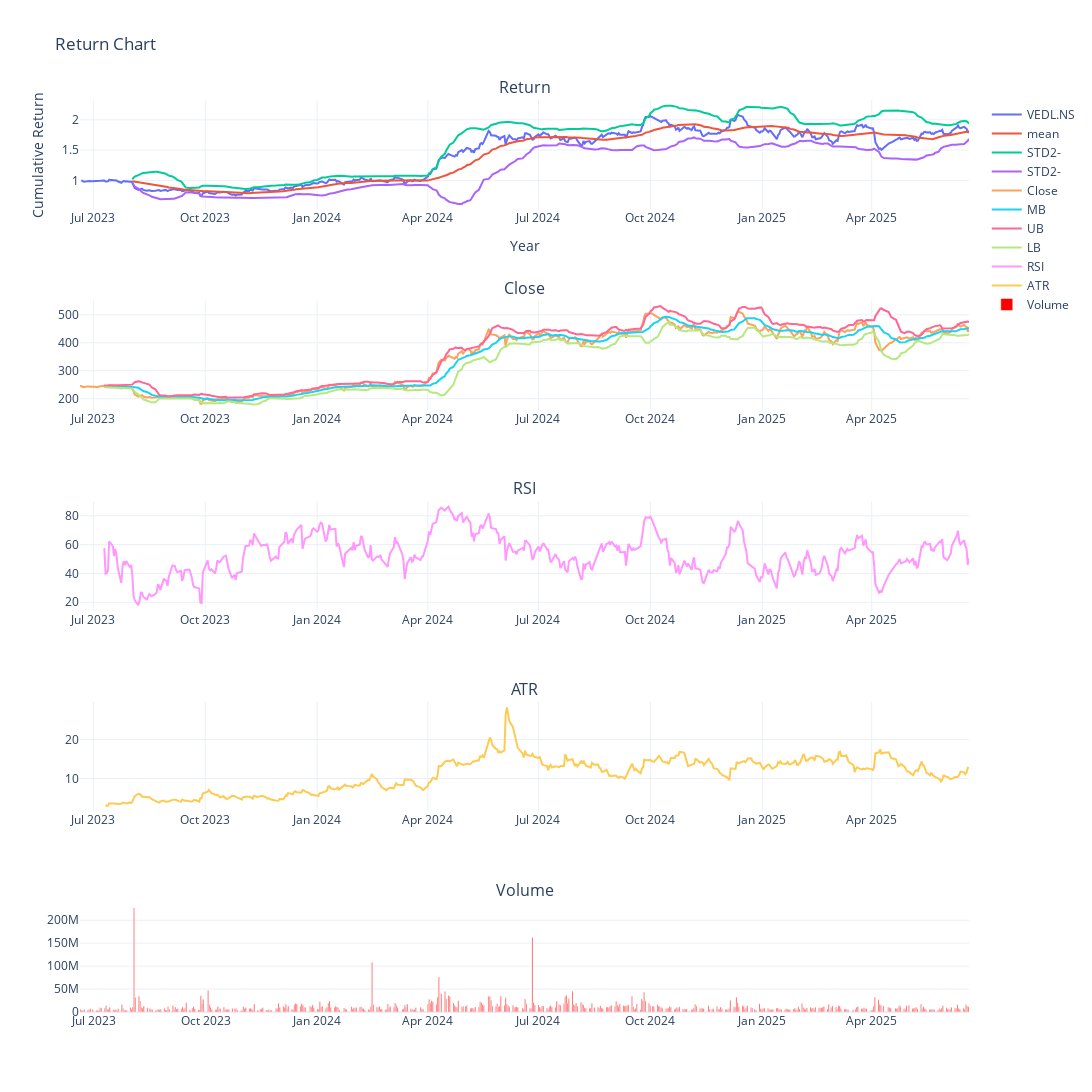

Notebook cell for this chart:
### Code cell
# Create a line chart
from plotly.subplots import make_subplots
import plotly.graph_objects as go
# fig = go.Figure()

fig = make_subplots(
    rows=5, cols=1,
    subplot_titles=("Return", "Close", "RSI", "ATR", "Volume"))





# Add multiple lines (traces) to the figure
for key in data:
    fig.add_trace(go.Scatter(
        x=data[key].index,
        y=data[key]['cum_rtn'],
        mode='lines',  # Set the mode to 'lines' for a line chart
        name=key# Use the name for each line from the dictionary
    ),  row=1, col=1,)

for key in data:
    fig.add_trace(go.Scatter(
        x=data[key].index,
        y=data[key]['r_mean'],
        mode='lines',  # Set the mode to 'lines' for a line chart
        name='mean'# Use the name for each line from the dictionary
    ),row=1, col=1,)

for key in data:
    fig.add_trace(go.Scatter(
        x=data[key].index,
        y=data[key]['r_std2+'],
        mode='lines',  # Set the mode to 'lines' for a line chart
        name='STD2-'# Use the name for each line from the dictionary
    ),row=1, col=1,)
    
for key in data:
    fig.add_trace(go.Scatter(
        x=data[key].index,
        y=data[key]['r_std2-'],
        mode='lines',  # Set the mode to 'lines' for a line chart
        name='STD2-'# Use the name for each line from the dictionary
    ),row=1, col=1,)   

#Close
for key in data:
    fig.add_trace(go.Scatter(
        x=data[key].index,
        y=data[key]['Close'],
        mode='lines',  # Set the mode to 'lines' for a line chart
        name='Close'# Use the name for each line from the dictionary
    ),row=2, col=1,)   
for key in data:
    fig.add_trace(go.Scatter(
        x=data[key].index,
        y=data[key]['MB'],
        mode='lines',  # Set the mode to 'lines' for a line chart
        name='MB'# Use the name for each line from the dictionary
    ),row=2, col=1,)

for key in data:
    fig.add_trace(go.Scatter(
        x=data[key].index,
        y=data[key]['UB'],
        mode='lines',  # Set the mode to 'lines' for a line chart
        name='UB'# Use the name for each line from the dictionary
    ),row=2, col=1,)
    
for key in data:
    fig.add_trace(go.Scatter(
        x=data[key].index,
        y=data[key]['LB'],
        mode='lines',  # Set the mode to 'lines' for a line chart
        name='LB'# Use the name for each line from the dictionary
    ),row=2, col=1,) 

#RSI

for key in data:
    fig.add_trace(go.Scatter(
        x=data[key].index,
        y=data[key]['RSI'],
        mode='lines',  # Set the mode to 'lines' for a line chart
        name='RSI'# Use the name for each line from the dictionary
    ),row=3, col=1,)   


#ATR

for key in data:
    fig.add_trace(go.Scatter(
        x=data[key].index,
        y=data[key]['ATR'],
        mode='lines',  # Set the mode to 'lines' for a line chart
        name='ATR'# Use the name for each line from the dictionary
    ),row=4, col=1,)   

#Volume

for key in data:
    fig.add_trace(go.Bar(
        x=data[key].index,
        y=data[key]['Volume'],
        name='Volume',# Use the name for each line from the dictionary
        marker=dict(color='red')
    ),row=5, col=1,)   


# Customize the layout
fig.update_layout(
    title="Return Chart",
    xaxis_title="Year",
    yaxis_title="Cumulative Return",
    autosize=False,
    width=1100,
    height=1400,
    template='plotly_white'
)

# Show the plot
fig.show()

### Figure 1 — Plotly figure (JSON) as saved in the notebook; plotly's stock layout.template omitted (floating-point values rounded to 4 significant figures; data arrays with more than 128 entries replaced by an {"elided": "..."} marker saying what was removed)
{"data": [{"mode": "lines", "name": "VEDL.NS", "type": "scatter", "x": {"elided": "494 str values"}, "xaxis": "x", "y": {"elided": "494 float values"}, "yaxis": "y"}, {"mode": "lines", "name": "mean", "type": "scatter", "x": {"elided": "494 str values"}, "xaxis": "x", "y": {"elided": "494 float values"}, "yaxis": "y"}, {"mode": "lines", "name": "STD2-", "type": "scatter", "x": {"elided": "494 str values"}, "xaxis": "x", "y": {"elided": "494 float values"}, "yaxis": "y"}, {"mode": "lines", "name": "STD2-", "type": "scatter", "x": {"elided": "494 str values"}, "xaxis": "x", "y": {"elided": "494 float values"}, "yaxis": "y"}, {"mode": "lines", "name": "Close", "type": "scatter", "x": {"elided": "494 str values"}, "xaxis": "x2", "y": {"elided": "494 float values"}, "yaxis": "y2"}, {"mode": "lines", "name": "MB", "type": "scatter", "x": {"elided": "494 str values"}, "xaxis": "x2", "y": {"elided": "494 float values"}, "yaxis": "y2"}, {"mode": "lines", "name": "UB", "type": "scatter", "x": {"elided": "494 str values"}, "xaxis": "x2", "y": {"elided": "494 float values"}, "yaxis": "y2"}, {"mode": "lines", "name": "LB", "type": "scatter", "x": {"elided": "494 str values"}, "xaxis": "x2", "y": {"elided": "494 float values"}, "yaxis": "y2"}, {"mode": "lines", "name": "RSI", "type": "scatter", "x": {"elided": "494 str values"}, "xaxis": "x3", "y": {"elided": "494 float values"}, "yaxis": "y3"}, {"mode": "lines", "name": "ATR", "type": "scatter", "x": {"elided": "494 str values"}, "xaxis": "x4", "y": {"elided": "494 float values"}, "yaxis": "y4"}, {"marker": {"color": "red"}, "name": "Volume", "type": "bar", "x": {"elided": "494 str values"}, "xaxis": "x5", "y": {"elided": "494 int values"}, "yaxis": "y5"}], "layout": {"annotations": [{"font": {"size": 16}, "showarrow": false, "text": "Return", "x": 0.5, "xanchor": "center", "xref": "paper", "y": 1, "yanchor": "bottom", "yref": "paper"}, {"font": {"size": 16}, "showarrow": false, "text": "Close", "x": 0.5, "xanchor": "center", "xref": "paper", "y": 0.78, "yanchor": "bottom", "yref": "paper"}, {"font": {"size": 16}, "showarrow": false, "text": "RSI", "x": 0.5, "xanchor": "center", "xref": "paper", "y": 0.56, "yanchor": "bottom", "yref": "paper"}, {"font": {"size": 16}, "showarrow": false, "text": "ATR", "x": 0.5, "xanchor": "center", "xref": "paper", "y": 0.34, "yanchor": "bottom", "yref": "paper"}, {"font": {"size": 16}, "showarrow": false, "text": "Volume", "x": 0.5, "xanchor": "center", "xref": "paper", "y": 0.12, "yanchor": "bottom", "yref": "paper"}], "autosize": false, "height": 1400, "title": {"text": "Return Chart"}, "width": 1100, "xaxis": {"anchor": "y", "autorange": true, "domain": [0, 1], "range": ["2023-06-20", "2025-06-20"], "title": {"text": "Year"}, "type": "date"}, "xaxis2": {"anchor": "y2", "autorange": true, "domain": [0, 1], "range": ["2023-06-20", "2025-06-20"], "type": "date"}, "xaxis3": {"anchor": "y3", "autorange": true, "domain": [0, 1], "range": ["2023-06-20", "2025-06-20"], "type": "date"}, "xaxis4": {"anchor": "y4", "autorange": true, "domain": [0, 1], "range": ["2023-06-20", "2025-06-20"], "type": "date"}, "xaxis5": {"anchor": "y5", "autorange": true, "domain": [0, 1], "range": ["2023-06-19 12:00", "2025-06-20 12:00"], "type": "date"}, "yaxis": {"anchor": "x", "autorange": true, "domain": [0.88, 1], "range": [0.5195, 2.327], "title": {"text": "Cumulative Return"}, "type": "linear"}, "yaxis2": {"anchor": "x2", "autorange": true, "domain": [0.66, 0.78], "range": [158.9, 550.8], "type": "linear"}, "yaxis3": {"anchor": "x3", "autorange": true, "domain": [0.44, 0.56], "range": [14.13, 90.05], "type": "linear"}, "yaxis4": {"anchor": "x4", "autorange": true, "domain": [0.22, 0.34], "range": [1.545, 29.7], "type": "linear"}, "yaxis5": {"anchor": "x5", "autorange": true, "domain": [0, 0.12], "range": [0, 238600000.0], "type": "linear"}}}
